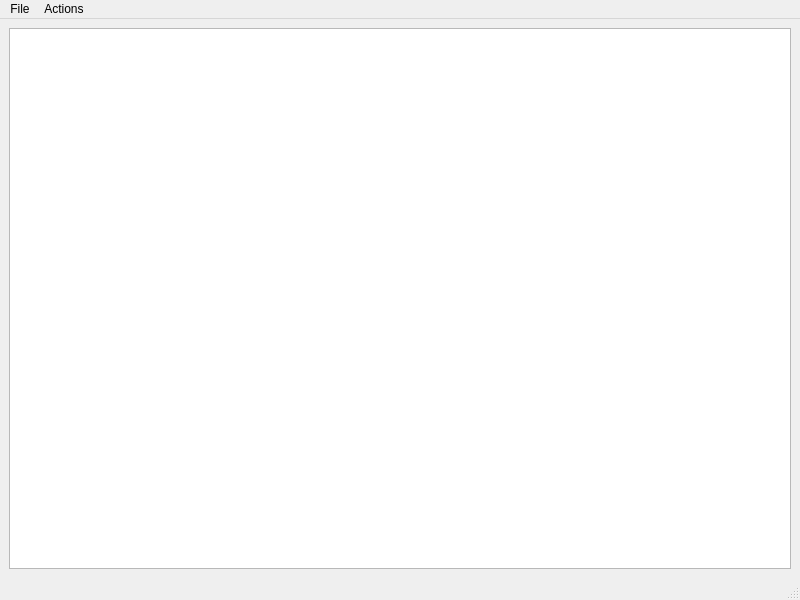
<?xml version="1.0" encoding="UTF-8"?>
<ui version="4.0">
 <class>MainWindow</class>
 <widget class="QMainWindow" name="MainWindow">
  <property name="geometry">
   <rect>
    <x>0</x>
    <y>0</y>
    <width>800</width>
    <height>600</height>
   </rect>
  </property>
  <property name="windowTitle">
   <string>MainWindow</string>
  </property>
  <widget class="QWidget" name="centralwidget">
   <layout class="QGridLayout" name="gridLayout">
    <item row="0" column="0">
     <widget class="QTreeView" name="treeView"/>
    </item>
   </layout>
  </widget>
  <widget class="QMenuBar" name="menubar">
   <property name="geometry">
    <rect>
     <x>0</x>
     <y>0</y>
     <width>800</width>
     <height>22</height>
    </rect>
   </property>
   <widget class="QMenu" name="menuFile">
    <property name="title">
     <string>File</string>
    </property>
    <addaction name="actionRead_file"/>
    <addaction name="actionSave_file"/>
   </widget>
   <widget class="QMenu" name="menuActions">
    <property name="title">
     <string>Actions</string>
    </property>
    <addaction name="actionShow_info"/>
    <addaction name="actionAdd_category"/>
    <addaction name="actionAdd_row"/>
    <addaction name="separator"/>
    <addaction name="actionAdd_hyperlink"/>
    <addaction name="actionAdd_subcategory"/>
    <addaction name="separator"/>
    <addaction name="actionEdit_row"/>
    <addaction name="separator"/>
    <addaction name="actionDelete_row"/>
   </widget>
   <addaction name="menuFile"/>
   <addaction name="menuActions"/>
  </widget>
  <widget class="QStatusBar" name="statusbar"/>
  <action name="actionRead_file">
   <property name="text">
    <string>Read file</string>
   </property>
  </action>
  <action name="actionSave_file">
   <property name="text">
    <string>Save file</string>
   </property>
  </action>
  <action name="actionShow_info">
   <property name="text">
    <string>Show info</string>
   </property>
  </action>
  <action name="actionAdd_category">
   <property name="text">
    <string>Add category</string>
   </property>
  </action>
  <action name="actionAdd_hyperlink">
   <property name="text">
    <string>Add hyperlink</string>
   </property>
  </action>
  <action name="actionAdd_row">
   <property name="text">
    <string>Add row</string>
   </property>
  </action>
  <action name="actionAdd_subcategory">
   <property name="text">
    <string>Add subcategory</string>
   </property>
  </action>
  <action name="actionEdit_row">
   <property name="text">
    <string>Edit row</string>
   </property>
  </action>
  <action name="actionDelete_row">
   <property name="text">
    <string>Delete row</string>
   </property>
  </action>
 </widget>
 <resources/>
 <connections/>
</ui>
